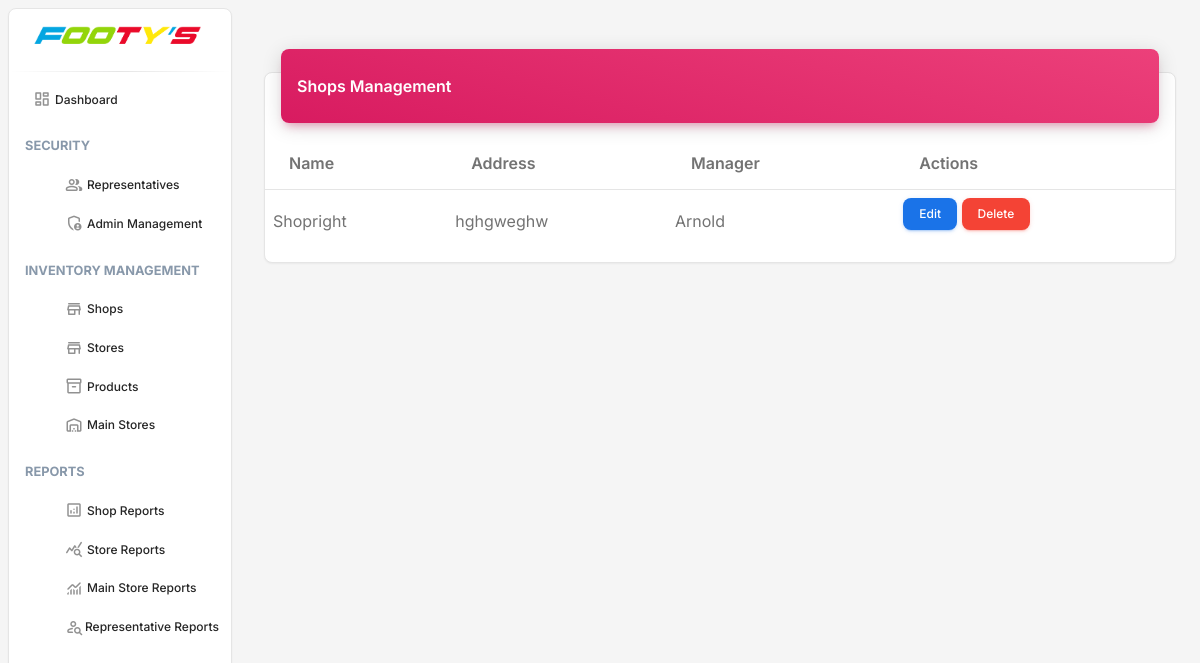
The app's page /track-n-trace/admin/shops/ (signed in), older data.
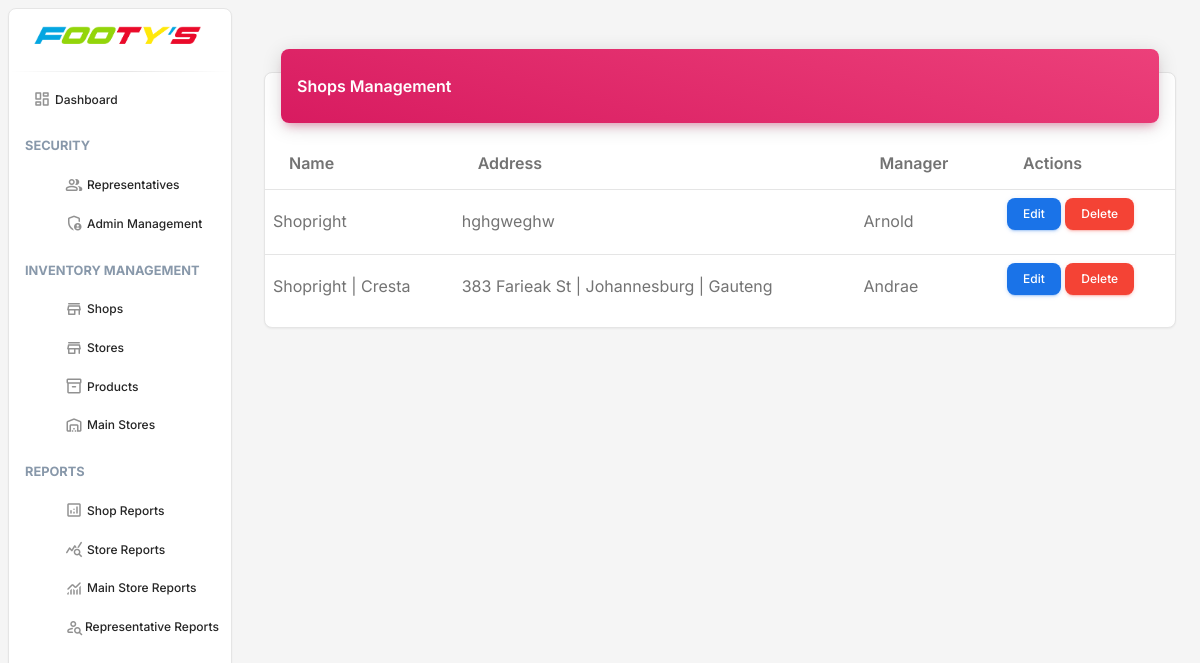
The same page, newer data.
### reptrack_trace/models.py (models this page shows, shortened)
class Shop(models.Model):
    name = models.CharField(max_length=255,null=True, blank=True)
    address = models.TextField(null=True, blank=True)
    manager_name = models.CharField(max_length=255,null=True, blank=True)
    manager_phone = models.CharField(max_length=20,null=True, blank=True)
    manager_email = models.EmailField()
    store_manager_name = models.CharField(max_length=255,null=True, blank=True)
    store_manager_phone = models.CharField(max_length=20,null=True, blank=True)
    store_manager_email = models.EmailField(null=True, blank=True)
    created_at = models.DateTimeField(auto_now_add=True)
    updated_at = models.DateTimeField(auto_now=True)

### reptrack_trace/views.py (the view)
# urls.py: path('admin/shops/', views.shop_management, name='shop-management'),
@login_required
def shop_management(request):
    if request.user.role != User.ADMIN:
        return redirect('home')
    shops = Shop.objects.all()
    return render(request, 'admin/shop_management.html', {'shops': shops})

### core/templates/admin/shop_management.html
{% extends 'admin/base_admin.html' %}
{% block content %}
<div class="container-fluid py-4">
    <div class="row">
        <div class="col-12">
            <div class="card my-4">
                <div class="card-header p-0 position-relative mt-n4 mx-3 z-index-2">
                    <div class="bg-gradient-primary shadow-primary border-radius-lg pt-4 pb-3">
                        <h6 class="text-white text-capitalize ps-3">Shops Management</h6>
                    </div>
                </div>
                <div class="card-body px-0 pb-2">
                    <div class="table-responsive p-0">
                        <table class="table align-items-center mb-0">
                            <thead>
                                <tr>
                                    <th>Name</th>
                                    <th>Address</th>
                                    <th>Manager</th>
                                    <th>Actions</th>
                                </tr>
                            </thead>
                            <tbody>
                                {% for shop in shops %}
                                <tr>
                                    <td>{{ shop.name }}</td>
                                    <td>{{ shop.address }}</td>
                                    <td>{{ shop.manager_name }}</td>
                                    <td>
                                        <a href="{% url 'reptrack_trace:shop-update' shop.pk %}" class="btn btn-info btn-sm">Edit</a>
                                        <a href="{% url 'reptrack_trace:shop-delete' shop.pk %}" class="btn btn-danger btn-sm">Delete</a>
                                    </td>
                                </tr>
                                {% endfor %}
                            </tbody>
                        </table>
                    </div>
                </div>
            </div>
        </div>
    </div>
</div>
{% endblock %}

Row changes from the older to the newer data that the page shows:
added Shop: name "Shopright | Cresta", address "383 Farieak St | Johannesburg | Gauteng", manager_name "Andrae"
